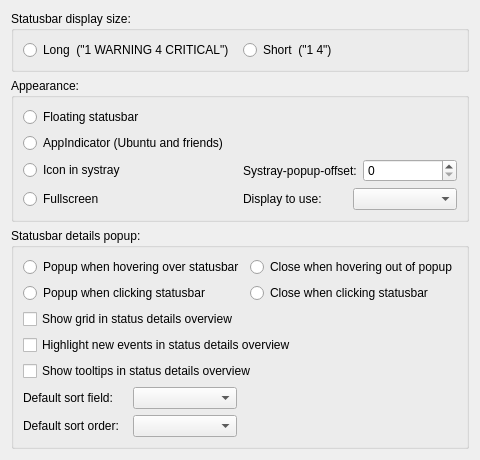
     <widget class="QWidget" name="tab_display">
      <attribute name="title">
       <string>Display</string>
      </attribute>
      <layout class="QGridLayout" name="gridLayout_2">
       <item row="2" column="0">
        <widget class="QGroupBox" name="groupbox_appearance">
         <property name="title">
          <string>Appearance:</string>
         </property>
         <layout class="QVBoxLayout" name="verticalLayout_3">
          <item>
           <widget class="QRadioButton" name="input_radiobutton_statusbar_floating">
            <property name="text">
             <string>Floating statusbar</string>
            </property>
           </widget>
          </item>
          <item>
           <widget class="QRadioButton" name="input_radiobutton_appindicator">
            <property name="text">
             <string>AppIndicator (Ubuntu and friends)</string>
            </property>
           </widget>
          </item>
          <item>
           <layout class="QHBoxLayout" name="horizontalLayout_6">
            <item>
             <widget class="QRadioButton" name="input_radiobutton_icon_in_systray">
              <property name="text">
               <string>Icon in systray</string>
              </property>
             </widget>
            </item>
            <item>
             <layout class="QHBoxLayout" name="horizontalLayout_7">
              <item>
               <widget class="QLabel" name="label_systray_popup_offset">
                <property name="text">
                 <string>Systray-popup-offset:</string>
                </property>
               </widget>
              </item>
              <item>
               <widget class="QSpinBox" name="input_spinbox_systray_popup_offset"/>
              </item>
             </layout>
            </item>
           </layout>
          </item>
          <item>
           <layout class="QHBoxLayout" name="horizontalLayout_16">
            <item>
             <widget class="QRadioButton" name="input_radiobutton_fullscreen">
              <property name="text">
               <string>Fullscreen</string>
              </property>
             </widget>
            </item>
            <item>
             <layout class="QHBoxLayout" name="horizontalLayout_17">
              <item>
               <widget class="QLabel" name="label_fullscreen_display">
                <property name="text">
                 <string>Display to use:</string>
                </property>
               </widget>
              </item>
              <item>
               <widget class="QComboBox" name="input_combobox_fullscreen_display"/>
              </item>
             </layout>
            </item>
           </layout>
          </item>
         </layout>
        </widget>
       </item>
       <item row="0" column="0">
        <widget class="QGroupBox" name="groupbox_display_size">
         <property name="title">
          <string>Statusbar display size:</string>
         </property>
         <layout class="QHBoxLayout" name="horizontalLayout_5">
          <item>
           <layout class="QGridLayout" name="gridLayout_14">
            <item row="0" column="1">
             <widget class="QRadioButton" name="input_radiobutton_short_display">
              <property name="text">
               <string>Short  (&quot;1 4&quot;)</string>
              </property>
             </widget>
            </item>
            <item row="0" column="0">
             <widget class="QRadioButton" name="input_radiobutton_long_display">
              <property name="text">
               <string>Long  (&quot;1 WARNING 4 CRITICAL&quot;)</string>
              </property>
             </widget>
            </item>
           </layout>
          </item>
         </layout>
        </widget>
       </item>
       <item row="6" column="0">
        <spacer name="verticalSpacer_4">
         <property name="orientation">
          <enum>Qt::Vertical</enum>
         </property>
         <property name="sizeHint" stdset="0">
          <size>
           <width>0</width>
           <height>0</height>
          </size>
         </property>
        </spacer>
       </item>
       <item row="5" column="0">
        <widget class="QGroupBox" name="groupbox_detailed_summary_popup">
         <property name="title">
          <string>Statusbar details popup:</string>
         </property>
         <layout class="QGridLayout" name="gridLayout_3">
          <item row="0" column="0" rowspan="2" colspan="2">
           <layout class="QGridLayout" name="gridLayout_13">
            <item row="1" column="0">
             <widget class="QRadioButton" name="input_radiobutton_popup_details_clicking">
              <property name="text">
               <string>Popup when clicking statusbar</string>
              </property>
              <attribute name="buttonGroup">
               <string notr="true">buttongroup_popup_statuswindow</string>
              </attribute>
             </widget>
            </item>
            <item row="0" column="0">
             <widget class="QRadioButton" name="input_radiobutton_popup_details_hover">
              <property name="text">
               <string>Popup when hovering over statusbar</string>
              </property>
              <attribute name="buttonGroup">
               <string notr="true">buttongroup_popup_statuswindow</string>
              </attribute>
             </widget>
            </item>
            <item row="0" column="1">
             <widget class="QRadioButton" name="input_radiobutton_close_details_hover">
              <property name="text">
               <string>Close when hovering out of popup</string>
              </property>
              <attribute name="buttonGroup">
               <string notr="true">buttongroup_close_statusbar</string>
              </attribute>
             </widget>
            </item>
            <item row="1" column="1">
             <widget class="QRadioButton" name="input_radiobutton_close_details_clicking">
              <property name="text">
               <string>Close when clicking statusbar</string>
              </property>
              <attribute name="buttonGroup">
               <string notr="true">buttongroup_close_statusbar</string>
              </attribute>
             </widget>
            </item>
           </layout>
          </item>
          <item row="7" column="0" colspan="2">
           <widget class="QCheckBox" name="input_checkbox_highlight_new_events">
            <property name="text">
             <string>Highlight new events in status details overview</string>
            </property>
           </widget>
          </item>
          <item row="8" column="0" colspan="2">
           <widget class="QCheckBox" name="input_checkbox_show_tooltips">
            <property name="text">
             <string>Show tooltips in status details overview</string>
            </property>
           </widget>
          </item>
          <item row="6" column="0" colspan="2">
           <widget class="QCheckBox" name="input_checkbox_show_grid">
            <property name="text">
             <string>Show grid in status details overview</string>
            </property>
           </widget>
          </item>
          <item row="9" column="0">
           <layout class="QGridLayout" name="gridLayout_15">
            <item row="0" column="1">
             <widget class="QComboBox" name="input_combobox_default_sort_field"/>
            </item>
            <item row="0" column="0">
             <widget class="QLabel" name="label_default_sort_field">
              <property name="text">
               <string>Default sort field:</string>
              </property>
             </widget>
            </item>
            <item row="1" column="0">
             <widget class="QLabel" name="label_default_sort_order">
              <property name="text">
               <string>Default sort order:</string>
              </property>
             </widget>
            </item>
            <item row="1" column="1">
             <widget class="QComboBox" name="input_combobox_default_sort_order"/>
            </item>
           </layout>
          </item>
         </layout>
        </widget>
       </item>
      </layout>
     </widget>
